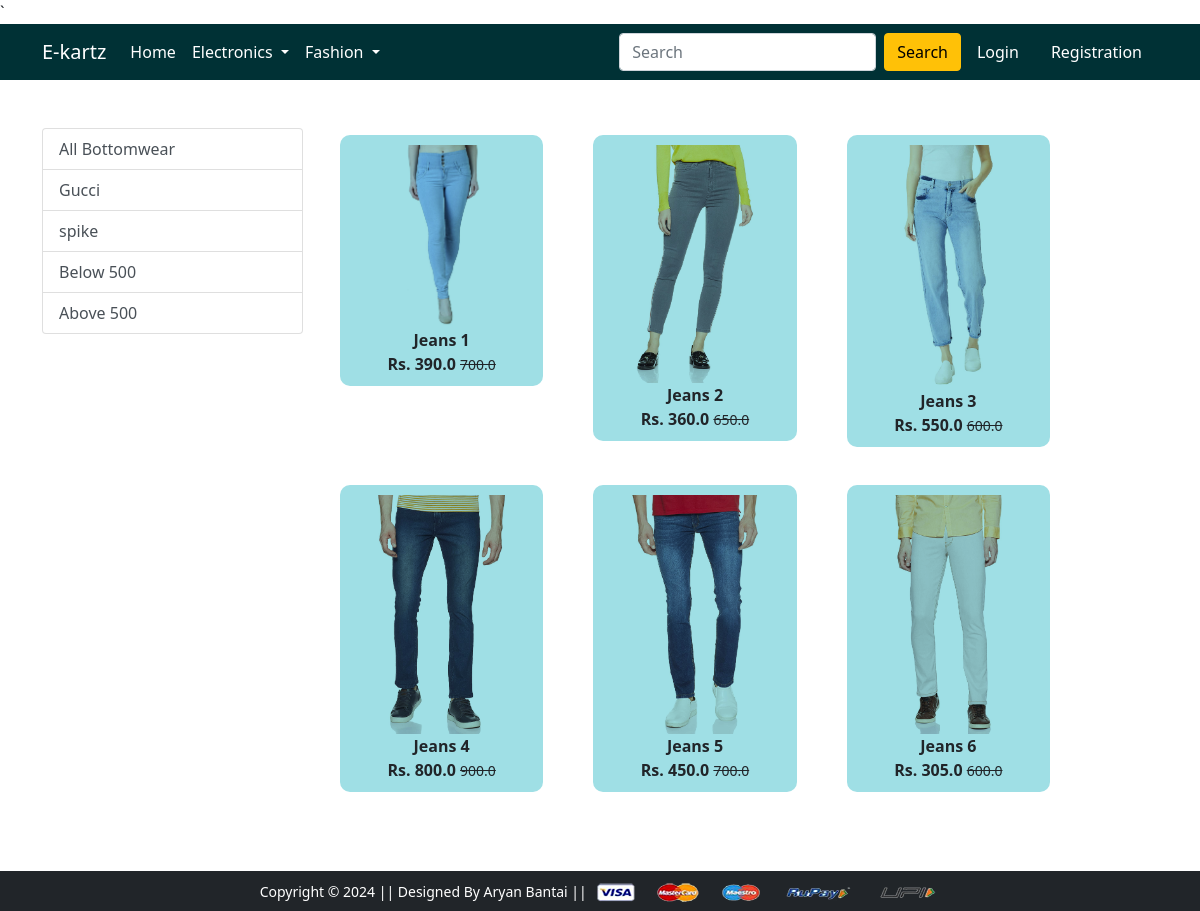
The app's page /bottomwear/ with its own data.
### app/models.py (models this page shows, shortened)
class Product(models.Model):
 title = models.CharField(max_length=100)
 selling_price = models.FloatField()
 discounted_price = models.FloatField()
 description = models.TextField()
 brand = models.CharField(max_length=100)
 category = models.CharField( choices=CATEGORY_CHOICES, max_length=2)
 product_image = models.ImageField(upload_to='productimg')

### app/views.py (the view)
# urls.py: path('bottomwear/', views.bottomwear, name='bottomwear'),
def bottomwear(request, data=None):
    totalitem = 0
    if request.user.is_authenticated:
        totalitem = len(Cart.objects.filter(user=request.user))
    if data is None:
        bottomwears = Product.objects.filter(category='BW')
    elif data == 'Gucci' or data == 'Nike':
        bottomwears = Product.objects.filter(category='BW').filter(brand=data)
    elif data == 'below':
        bottomwears = Product.objects.filter(category='BW').filter(discounted_price__lt=500)
    elif data == 'above':
        bottomwears = Product.objects.filter(category='BW').filter(discounted_price__gt=500)
    return render(request, 'app/bottomwear.html', {'bottomwears': bottomwears, 'totalitem': totalitem})

### app/templates/app/bottomwear.html (shortened to what this page needs)
{% extends 'app/base.html' %}
{% load static %}
{% block main-content %}
<div class="container my-5">
    <div class="row">
        <div class="col-sm-3">
            <div class="list-group">
                <a href="{% url 'bottomwear' %}" class="list-group-item list-group-item-action" aria-current="true">All Bottomwear</a>
                <a href="{% url 'bottomweardata' 'Gucci' %}" class="list-group-item list-group-item-action" aria-current="true">Gucci</a>
                <a href="{% url 'bottomweardata' 'Nike' %}" class="list-group-item list-group-item-action">spike</a>
                <a href="{% url 'bottomweardata' 'below' %}" class="list-group-item list-group-item-action">Below 500</a>
                <a href="{% url 'bottomweardata' 'above' %}" class="list-group-item list-group-item-action">Above 500</a>
            </div>
        </div>
        <div class="col-sm-8">
            <div class="row">
                {% for bottomwear in bottomwears %}
                <div class="col-sm-4 text-center mb-4">
                    <a href="{% url 'product-detail' bottomwear.id %}" class="btn">
                        <div class="item">
                            <img src="{{bottomwear.product_image.url}}" alt="" height="300" class="">
                            <div class="fw-bold">{{bottomwear.title}}</div>
                            <div class="fw-bold">Rs. {{bottomwear.discounted_price}} <small class="fw-light text-decoration-line-through">{{bottomwear.selling_price}}</small></div>
                        </div>
                    </a>
                </div>
                {% endfor %}
            </div>
        </div>
    </div>
</div>
{% endblock main-content %}

### app/templates/app/base.html (style rules this page uses)
html,body { background-color: #ffffff; height: 100%; }

### app/templates/app/bottomwear.html (style rules this page uses)
.item { background-color: #9fdfe5; padding: 10px; border-radius: 10px; overflow: hidden; }
.item img { mix-blend-mode: multiply; width: 100%; height: auto; }

### records on screen
Product: product_image (picture), title "Jeans 1", discounted_price "390.0", selling_price "700.0"
Product: product_image (picture), title "Jeans 2", discounted_price "360.0", selling_price "650.0"
Product: product_image (picture), title "Jeans 3", discounted_price "550.0", selling_price "600.0"
Product: product_image (picture), title "Jeans 4", discounted_price "800.0", selling_price "900.0"
Product: product_image (picture), title "Jeans 5", discounted_price "450.0", selling_price "700.0"
Product: product_image (picture), title "Jeans 6", discounted_price "305.0", selling_price "600.0"
